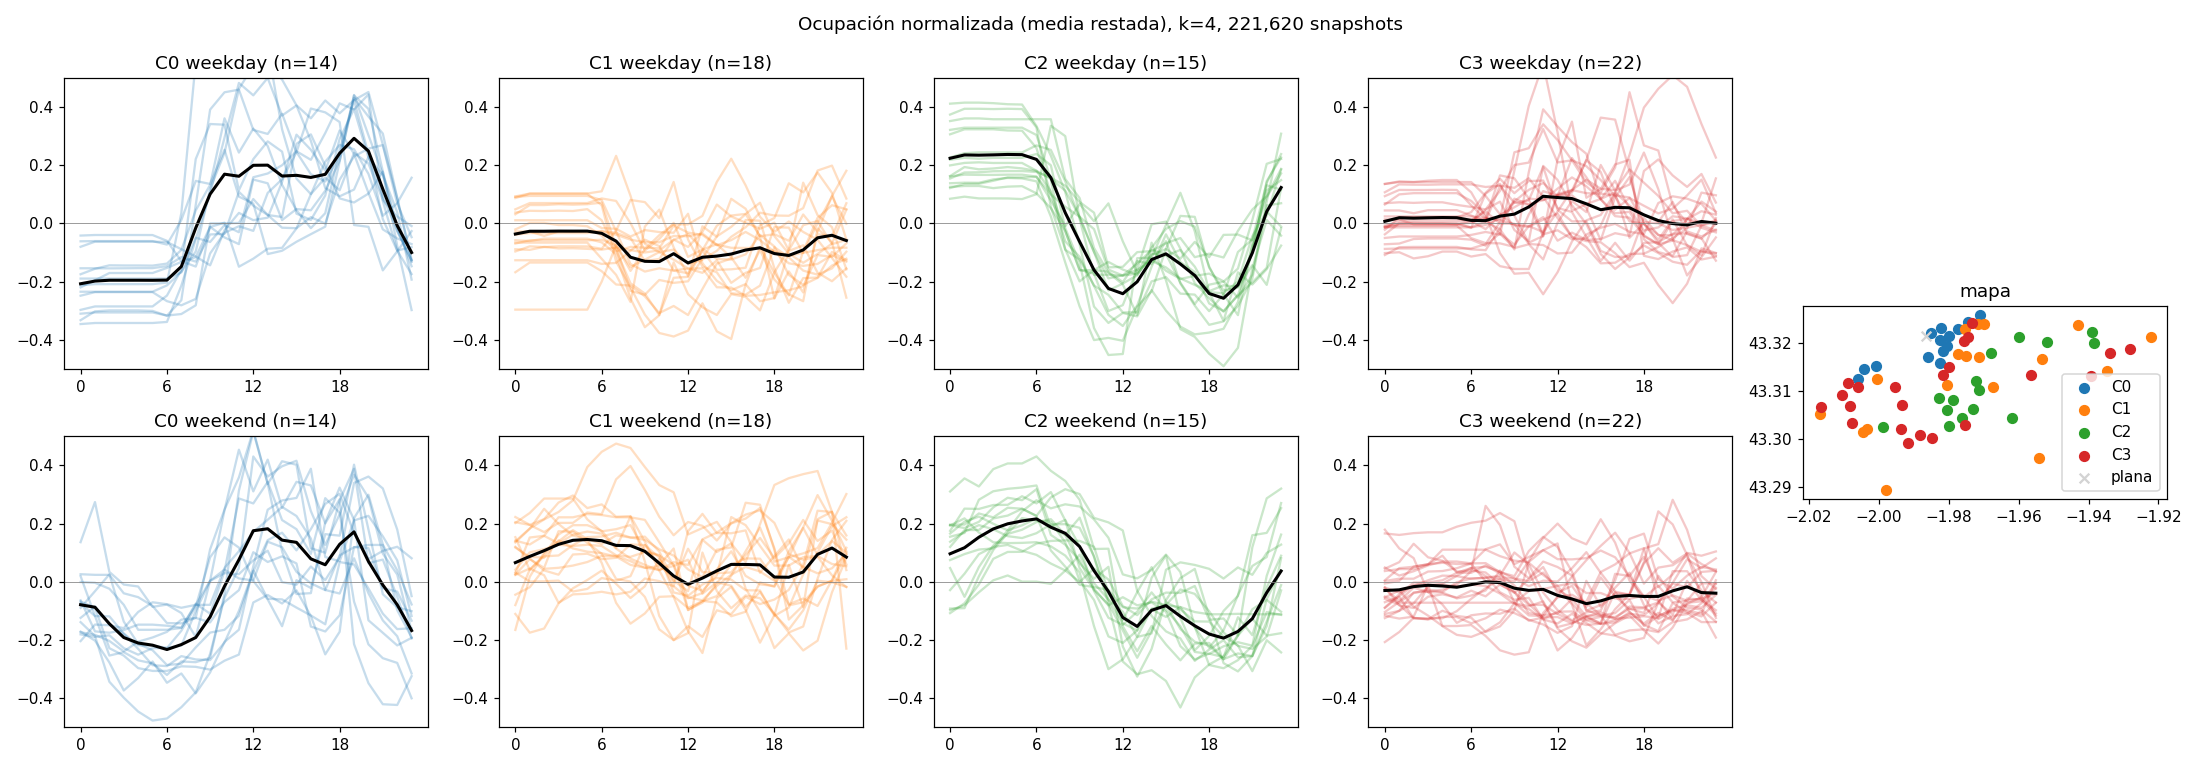

This figure's Python source:
"""Perfil 24 h por estación y clustering k-means.

Entrada: data/profiles.csv (agregado horario exportado de la VM, ver sql/profiles.sql).
Salida:  data/profiles_clusters.csv + analysis/profiles.png

    python3 analysis/profiles.py [k]
"""
import sys
import numpy as np
import pandas as pd
import matplotlib
matplotlib.use("Agg")
import matplotlib.pyplot as plt

K = int(sys.argv[1]) if len(sys.argv) > 1 else 4
FLAT = 0.7  # ponytail: >70 % del tiempo vacía o llena = curva plana, se aparta del clustering

df = pd.read_csv("data/profiles.csv")
occ = df.pivot_table(index="station_id", columns=["daytype", "hour"], values="occ").interpolate(axis=1)
occ = occ.reindex(columns=pd.MultiIndex.from_product([["weekday", "weekend"], range(24)])).ffill(axis=1).bfill(axis=1)
meta = df.groupby("station_id").agg(name=("name", "first"), lat=("lat", "first"), lon=("lon", "first"),
                                     p_empty=("p_empty", "mean"), p_full=("p_full", "mean"),
                                     occ_mean=("occ", "mean")).loc[occ.index]

flat = (meta.p_empty > FLAT) | (meta.p_full > FLAT)
X = occ[~flat].to_numpy()
X = X - X.mean(axis=1, keepdims=True)  # forma, no nivel


def kmeans(X, k, restarts=20, iters=100, seed=0):
    rng = np.random.default_rng(seed)
    best = None
    for _ in range(restarts):
        C = X[rng.choice(len(X), k, replace=False)]
        for _ in range(iters):
            lab = np.argmin(((X[:, None, :] - C[None]) ** 2).sum(-1), axis=1)
            newC = np.array([X[lab == j].mean(0) if (lab == j).any() else C[j] for j in range(k)])
            if np.allclose(newC, C):
                break
            C = newC
        inertia = ((X - C[lab]) ** 2).sum()
        if best is None or inertia < best[0]:
            best = (inertia, lab, C)
    return best[1], best[2]


lab, C = kmeans(X, K)
# etiquetas estables: ordenar clústeres por hora del mínimo laborable (residencial se vacía antes)
order = np.argsort([np.argmin(c[:24]) for c in C])
remap = {old: new for new, old in enumerate(order)}
lab = np.array([remap[l] for l in lab])
C = C[order]

meta["cluster"] = -1
meta.loc[~flat, "cluster"] = lab
meta.to_csv("data/profiles_clusters.csv")

fig, axes = plt.subplots(2, K + 1, figsize=(4 * (K + 1), 7))
colors = plt.cm.tab10(np.arange(K))
for j in range(K):
    for row, dt in enumerate(["weekday", "weekend"]):
        ax = axes[row, j]
        sl = slice(0, 24) if dt == "weekday" else slice(24, 48)
        for x in X[lab == j]:
            ax.plot(range(24), x[sl], color=colors[j], alpha=0.25)
        ax.plot(range(24), C[j][sl], color="k", lw=2)
        ax.set_ylim(-0.5, 0.5); ax.axhline(0, color="grey", lw=0.5)
        ax.set_title(f"C{j} {dt} (n={int((lab == j).sum())})")
        ax.set_xticks(range(0, 24, 6))
gs = axes[0, K].get_gridspec()
for ax in axes[:, K]:
    ax.remove()
axm = fig.add_subplot(gs[:, K])
for j in range(K):
    m = meta[meta.cluster == j]
    axm.scatter(m.lon, m.lat, color=colors[j], label=f"C{j}", s=40)
m = meta[flat]
axm.scatter(m.lon, m.lat, color="lightgrey", marker="x", label="plana", s=40)
axm.set_aspect(1 / np.cos(np.radians(43.3))); axm.legend(); axm.set_title("mapa")
fig.suptitle(f"Ocupación normalizada (media restada), k={K}, {df.n.sum():,} snapshots")
fig.tight_layout(); fig.savefig("analysis/profiles.png", dpi=110)

for j in range(K):
    c = C[j]
    print(f"\nC{j}: min laborable {np.argmin(c[:24])}h  max laborable {np.argmax(c[:24])}h  "
          f"amplitud finde {c[24:].ptp():.2f}")
    print("  " + ", ".join(meta[meta.cluster == j].name.str.replace(r"^\d+ - ", "", regex=True)))
print("\nPlanas:", ", ".join(meta[flat].name), f"(p_empty>{FLAT} o p_full>{FLAT})")
